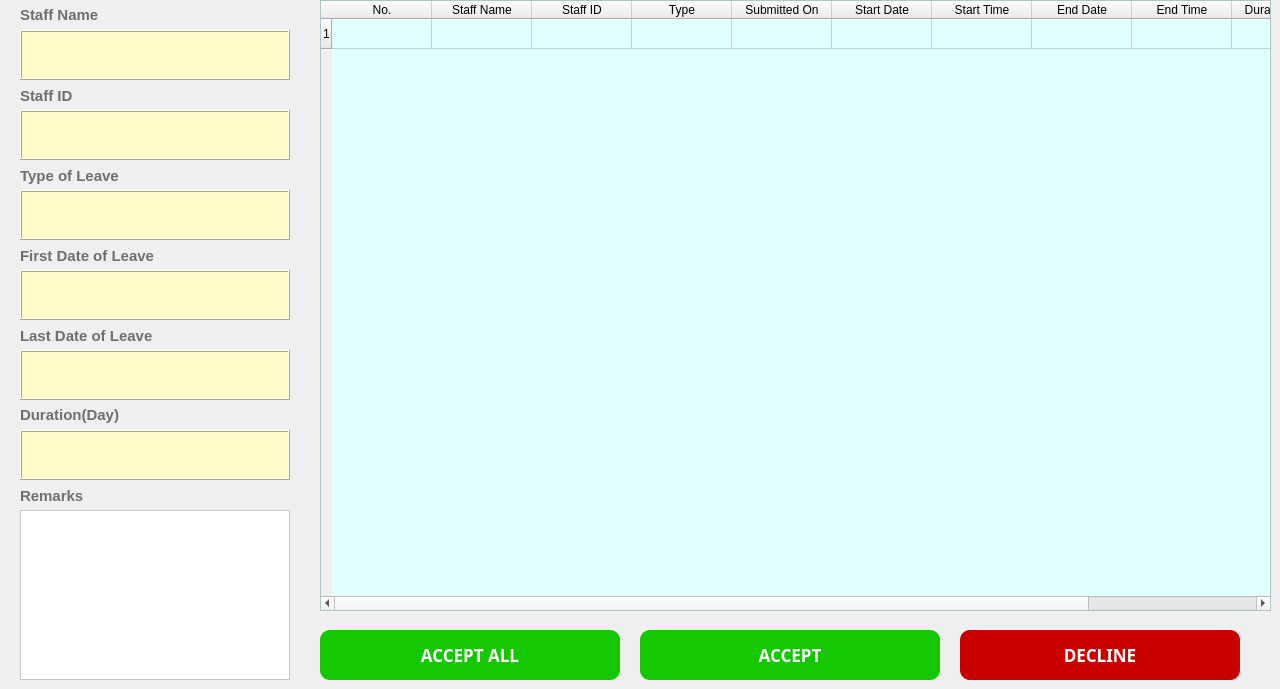
    <widget class="QWidget" name="tab_2">
     <attribute name="title">
      <string>Approve For Leave Requests</string>
     </attribute>
     <widget class="QLabel" name="label_33">
      <property name="geometry">
       <rect>
        <x>20</x>
        <y>0</y>
        <width>151</width>
        <height>30</height>
       </rect>
      </property>
      <property name="font">
       <font>
        <family>Microsoft JhengHei UI</family>
        <pointsize>11</pointsize>
        <weight>75</weight>
        <bold>true</bold>
       </font>
      </property>
      <property name="styleSheet">
       <string notr="true">QLabel
{
	font-size:11pt;
	color:rgb(111,111,111);
}</string>
      </property>
      <property name="text">
       <string>Staff Name</string>
      </property>
     </widget>
     <widget class="QLabel" name="label_34">
      <property name="geometry">
       <rect>
        <x>20</x>
        <y>80</y>
        <width>241</width>
        <height>31</height>
       </rect>
      </property>
      <property name="font">
       <font>
        <family>Microsoft JhengHei UI</family>
        <pointsize>11</pointsize>
        <weight>75</weight>
        <bold>true</bold>
       </font>
      </property>
      <property name="styleSheet">
       <string notr="true">QLabel
{
	font-size:11pt;
	color:rgb(111,111,111);
}</string>
      </property>
      <property name="text">
       <string>Staff ID</string>
      </property>
     </widget>
     <widget class="QTextEdit" name="textEdit_11">
      <property name="enabled">
       <bool>false</bool>
      </property>
      <property name="geometry">
       <rect>
        <x>20</x>
        <y>30</y>
        <width>270</width>
        <height>50</height>
       </rect>
      </property>
      <property name="styleSheet">
       <string notr="true">QTextEdit

{
    /*字体为微软雅黑*/
    font-family:Microsoft Yahei;
    /*字体大小为20点*/
	color:rgb(50, 50, 50);
   font-size:12pt;
	background-color:rgb(255, 251, 201);
}
</string>
      </property>
      <property name="frameShape">
       <enum>QFrame::Box</enum>
      </property>
      <property name="frameShadow">
       <enum>QFrame::Raised</enum>
      </property>
      <property name="lineWidth">
       <number>1</number>
      </property>
     </widget>
     <widget class="QTextEdit" name="textEdit_12">
      <property name="enabled">
       <bool>false</bool>
      </property>
      <property name="geometry">
       <rect>
        <x>20</x>
        <y>110</y>
        <width>270</width>
        <height>50</height>
       </rect>
      </property>
      <property name="styleSheet">
       <string notr="true">QTextEdit

{
    /*字体为微软雅黑*/
    font-family:Microsoft Yahei;
    /*字体大小为20点*/
	color:rgb(50, 50, 50);
   font-size:12pt;
	background-color:rgb(255, 251, 201);
}
</string>
      </property>
      <property name="frameShape">
       <enum>QFrame::Box</enum>
      </property>
      <property name="frameShadow">
       <enum>QFrame::Raised</enum>
      </property>
      <property name="lineWidth">
       <number>1</number>
      </property>
     </widget>
     <widget class="QLabel" name="label_35">
      <property name="geometry">
       <rect>
        <x>20</x>
        <y>240</y>
        <width>221</width>
        <height>31</height>
       </rect>
      </property>
      <property name="font">
       <font>
        <family>Microsoft JhengHei UI</family>
        <pointsize>11</pointsize>
        <weight>75</weight>
        <bold>true</bold>
       </font>
      </property>
      <property name="styleSheet">
       <string notr="true">QLabel
{
	font-size:11pt;
	color:rgb(111,111,111);
}</string>
      </property>
      <property name="text">
       <string>First Date of Leave</string>
      </property>
     </widget>
     <widget class="QTextEdit" name="textEdit_13">
      <property name="enabled">
       <bool>false</bool>
      </property>
      <property name="geometry">
       <rect>
        <x>20</x>
        <y>270</y>
        <width>270</width>
        <height>50</height>
       </rect>
      </property>
      <property name="styleSheet">
       <string notr="true">QTextEdit

{
    /*字体为微软雅黑*/
    font-family:Microsoft Yahei;
    /*字体大小为20点*/
	color:rgb(50, 50, 50);
   font-size:12pt;
	background-color:rgb(255, 251, 201);
}
</string>
      </property>
      <property name="frameShape">
       <enum>QFrame::Box</enum>
      </property>
      <property name="frameShadow">
       <enum>QFrame::Raised</enum>
      </property>
      <property name="lineWidth">
       <number>1</number>
      </property>
     </widget>
     <widget class="QLabel" name="label_36">
      <property name="geometry">
       <rect>
        <x>20</x>
        <y>320</y>
        <width>231</width>
        <height>31</height>
       </rect>
      </property>
      <property name="font">
       <font>
        <family>Microsoft JhengHei UI</family>
        <pointsize>11</pointsize>
        <weight>75</weight>
        <bold>true</bold>
       </font>
      </property>
      <property name="styleSheet">
       <string notr="true">QLabel
{
	font-size:11pt;
	color:rgb(111,111,111);
}</string>
      </property>
      <property name="text">
       <string>Last Date of Leave</string>
      </property>
     </widget>
     <widget class="QTextEdit" name="textEdit_14">
      <property name="enabled">
       <bool>false</bool>
      </property>
      <property name="geometry">
       <rect>
        <x>20</x>
        <y>350</y>
        <width>270</width>
        <height>50</height>
       </rect>
      </property>
      <property name="styleSheet">
       <string notr="true">QTextEdit

{
    /*字体为微软雅黑*/
    font-family:Microsoft Yahei;
    /*字体大小为20点*/
	color:rgb(50, 50, 50);
   font-size:12pt;
	background-color:rgb(255, 251, 201);
}
</string>
      </property>
      <property name="frameShape">
       <enum>QFrame::Box</enum>
      </property>
      <property name="frameShadow">
       <enum>QFrame::Raised</enum>
      </property>
      <property name="lineWidth">
       <number>1</number>
      </property>
     </widget>
     <widget class="QLabel" name="label_37">
      <property name="geometry">
       <rect>
        <x>20</x>
        <y>400</y>
        <width>241</width>
        <height>30</height>
       </rect>
      </property>
      <property name="font">
       <font>
        <family>Microsoft JhengHei UI</family>
        <pointsize>11</pointsize>
        <weight>75</weight>
        <bold>true</bold>
       </font>
      </property>
      <property name="styleSheet">
       <string notr="true">QLabel
{
	font-size:11pt;
	color:rgb(111,111,111);
}</string>
      </property>
      <property name="text">
       <string>Duration(Day)</string>
      </property>
     </widget>
     <widget class="QTextEdit" name="textEdit_15">
      <property name="enabled">
       <bool>false</bool>
      </property>
      <property name="geometry">
       <rect>
        <x>20</x>
        <y>430</y>
        <width>270</width>
        <height>50</height>
       </rect>
      </property>
      <property name="styleSheet">
       <string notr="true">QTextEdit

{
    /*字体为微软雅黑*/
    font-family:Microsoft Yahei;
    /*字体大小为20点*/
	color:rgb(50, 50, 50);
   font-size:12pt;
	background-color:rgb(255, 251, 201);
}
</string>
      </property>
      <property name="frameShape">
       <enum>QFrame::Box</enum>
      </property>
      <property name="frameShadow">
       <enum>QFrame::Raised</enum>
      </property>
      <property name="lineWidth">
       <number>1</number>
      </property>
     </widget>
     <widget class="QLabel" name="label_38">
      <property name="geometry">
       <rect>
        <x>20</x>
        <y>480</y>
        <width>151</width>
        <height>31</height>
       </rect>
      </property>
      <property name="font">
       <font>
        <family>Microsoft JhengHei UI</family>
        <pointsize>11</pointsize>
        <weight>75</weight>
        <bold>true</bold>
       </font>
      </property>
      <property name="styleSheet">
       <string notr="true">QLabel
{
	font-size:11pt;
	color:rgb(111,111,111);
}</string>
      </property>
      <property name="text">
       <string>Remarks</string>
      </property>
     </widget>
     <widget class="QTextEdit" name="textEdit_2">
      <property name="geometry">
       <rect>
        <x>20</x>
        <y>510</y>
        <width>270</width>
        <height>170</height>
       </rect>
      </property>
      <property name="styleSheet">
       <string notr="true">QTextEdit
{
    /*字体为微软雅黑*/
    font-family:Microsoft Yahei;
    /*字体大小为20点*/
	color:rgb(74, 74, 74);
   font-size:12pt;
	background-color:rgb(255, 255, 255);
}

QTextEdit:hover
{
    /*背景颜色*/  
   background-color:rgb(229, 242, 255);
}

QTextEdit:focus
{
    /*背景颜色*/  
   background-color:rgb(229, 242, 255);
}</string>
      </property>
     </widget>
     <widget class="QLabel" name="label_39">
      <property name="geometry">
       <rect>
        <x>20</x>
        <y>160</y>
        <width>231</width>
        <height>31</height>
       </rect>
      </property>
      <property name="font">
       <font>
        <family>Microsoft JhengHei UI</family>
        <pointsize>11</pointsize>
        <weight>75</weight>
        <bold>true</bold>
       </font>
      </property>
      <property name="styleSheet">
       <string notr="true">QLabel
{
	font-size:11pt;
	color:rgb(111,111,111);
}</string>
      </property>
      <property name="text">
       <string>Type of Leave</string>
      </property>
     </widget>
     <widget class="QTextEdit" name="textEdit_16">
      <property name="enabled">
       <bool>false</bool>
      </property>
      <property name="geometry">
       <rect>
        <x>20</x>
        <y>190</y>
        <width>270</width>
        <height>50</height>
       </rect>
      </property>
      <property name="styleSheet">
       <string notr="true">QTextEdit

{
    /*字体为微软雅黑*/
    font-family:Microsoft Yahei;
    /*字体大小为20点*/
	color:rgb(50, 50, 50);
   font-size:12pt;
	background-color:rgb(255, 251, 201);
}
</string>
      </property>
      <property name="frameShape">
       <enum>QFrame::Box</enum>
      </property>
      <property name="frameShadow">
       <enum>QFrame::Raised</enum>
      </property>
      <property name="lineWidth">
       <number>1</number>
      </property>
     </widget>
     <widget class="QTableWidget" name="tableWidget_3">
      <property name="geometry">
       <rect>
        <x>320</x>
        <y>0</y>
        <width>951</width>
        <height>611</height>
       </rect>
      </property>
      <property name="font">
       <font>
        <pointsize>9</pointsize>
       </font>
      </property>
      <property name="styleSheet">
       <string notr="true">QTableWidget
{
	background-color: rgb(225, 255, 254);

}</string>
      </property>
      <property name="frameShape">
       <enum>QFrame::StyledPanel</enum>
      </property>
      <property name="frameShadow">
       <enum>QFrame::Sunken</enum>
      </property>
      <property name="sizeAdjustPolicy">
       <enum>QAbstractScrollArea::AdjustToContentsOnFirstShow</enum>
      </property>
      <property name="selectionBehavior">
       <enum>QAbstractItemView::SelectRows</enum>
      </property>
      <property name="showGrid">
       <bool>true</bool>
      </property>
      <property name="gridStyle">
       <enum>Qt::SolidLine</enum>
      </property>
      <property name="rowCount">
       <number>1</number>
      </property>
      <property name="columnCount">
       <number>11</number>
      </property>
      <attribute name="horizontalHeaderCascadingSectionResizes">
       <bool>true</bool>
      </attribute>
      <attribute name="verticalHeaderShowSortIndicator" stdset="0">
       <bool>false</bool>
      </attribute>
      <attribute name="verticalHeaderStretchLastSection">
       <bool>false</bool>
      </attribute>
      <row/>
      <column>
       <property name="text">
        <string>No.</string>
       </property>
       <property name="background">
        <color>
         <red>36</red>
         <green>236</green>
         <blue>239</blue>
        </color>
       </property>
      </column>
      <column>
       <property name="text">
        <string>Staff Name</string>
       </property>
      </column>
      <column>
       <property name="text">
        <string>Staff ID</string>
       </property>
      </column>
      <column>
       <property name="text">
        <string>Type</string>
       </property>
      </column>
      <column>
       <property name="text">
        <string>Submitted On</string>
       </property>
      </column>
      <column>
       <property name="text">
        <string>Start Date</string>
       </property>
      </column>
      <column>
       <property name="text">
        <string>Start Time</string>
       </property>
      </column>
      <column>
       <property name="text">
        <string>End Date</string>
       </property>
      </column>
      <column>
       <property name="text">
        <string>End Time</string>
       </property>
      </column>
      <column>
       <property name="text">
        <string>Duration(Day)</string>
       </property>
      </column>
      <column>
       <property name="text">
        <string>Remarks</string>
       </property>
      </column>
     </widget>
     <widget class="QPushButton" name="pushButton_2">
      <property name="geometry">
       <rect>
        <x>640</x>
        <y>630</y>
        <width>300</width>
        <height>50</height>
       </rect>
      </property>
      <property name="font">
       <font>
        <family>Microsoft Yahei</family>
        <pointsize>13</pointsize>
        <weight>75</weight>
        <bold>true</bold>
       </font>
      </property>
      <property name="styleSheet">
       <string notr="true">QPushButton

{
    /*字体为微软雅黑*/
    font-family:Microsoft Yahei;
    /*字体大小为20点*/
    font-size:13pt;
    /*字体颜色为白色*/    
    color:white;
    /*背景颜色*/  
    background-color:rgb(21, 199, 1);
    /*边框圆角半径为8像素*/ 
    border-radius:10px;

}

/*按钮停留态*/
QPushButton:hover
{
    /*背景颜色*/  
    background-color:rgb(21, 175, 0);
    padding-left:-3px;
    /*上内边距为3像素，让按下时字向下移动3像素*/  
    padding-top:-3px;
	font-size:15pt;
}

/*按钮按下态*/
QPushButton:pressed
{
    /*背景颜色*/  
    background-color:rgb(0, 113, 0);
    /*左内边距为3像素，让按下时字向右移动3像素*/  
    padding-left:3px;
    /*上内边距为3像素，让按下时字向下移动3像素*/  
    padding-top:3px;
    font-size:13pt;
}</string>
      </property>
      <property name="text">
       <string>ACCEPT</string>
      </property>
     </widget>
     <widget class="QPushButton" name="pushButton_5">
      <property name="geometry">
       <rect>
        <x>960</x>
        <y>630</y>
        <width>280</width>
        <height>50</height>
       </rect>
      </property>
      <property name="font">
       <font>
        <family>Microsoft Yahei</family>
        <pointsize>13</pointsize>
        <weight>75</weight>
        <bold>true</bold>
       </font>
      </property>
      <property name="styleSheet">
       <string notr="true">QPushButton
{
    /*字体为微软雅黑*/
    font-family:Microsoft Yahei;
    /*字体大小为20点*/
    font-size:13pt;
    /*字体颜色为白色*/    
    color:white;
    /*背景颜色*/  
    background-color:rgb(200, 0, 0);
    /*边框圆角半径为8像素*/ 
    border-radius:10px;
}

/*按钮停留态*/
QPushButton:hover
{
    /*背景颜色*/  
    background-color:rgb(176, 0, 0);
    padding-left:-3px;
    /*上内边距为3像素，让按下时字向下移动3像素*/  
    padding-top:-3px;
	 font-size:15pt;
}

/*按钮按下态*/
QPushButton:pressed
{
    /*背景颜色*/  
    background-color:rgb(147, 0, 0);
    /*左内边距为3像素，让按下时字向右移动3像素*/  
    padding-left:3px;
    /*上内边距为3像素，让按下时字向下移动3像素*/  
    padding-top:3px;
    font-size:13pt;
}</string>
      </property>
      <property name="text">
       <string>DECLINE</string>
      </property>
     </widget>
     <widget class="QPushButton" name="pushButton_7">
      <property name="geometry">
       <rect>
        <x>320</x>
        <y>630</y>
        <width>300</width>
        <height>50</height>
       </rect>
      </property>
      <property name="font">
       <font>
        <family>Microsoft Yahei</family>
        <pointsize>13</pointsize>
        <weight>75</weight>
        <bold>true</bold>
       </font>
      </property>
      <property name="styleSheet">
       <string notr="true">QPushButton

{
    /*字体为微软雅黑*/
    font-family:Microsoft Yahei;
    /*字体大小为20点*/
    font-size:13pt;
    /*字体颜色为白色*/    
    color:white;
    /*背景颜色*/  
    background-color:rgb(21, 199, 1);
    /*边框圆角半径为8像素*/ 
    border-radius:10px;

}

/*按钮停留态*/
QPushButton:hover
{
    /*背景颜色*/  
    background-color:rgb(21, 175, 0);
    padding-left:-3px;
    /*上内边距为3像素，让按下时字向下移动3像素*/  
    padding-top:-3px;
	font-size:15pt;
}

/*按钮按下态*/
QPushButton:pressed
{
    /*背景颜色*/  
    background-color:rgb(0, 113, 0);
    /*左内边距为3像素，让按下时字向右移动3像素*/  
    padding-left:3px;
    /*上内边距为3像素，让按下时字向下移动3像素*/  
    padding-top:3px;
    font-size:13pt;
}</string>
      </property>
      <property name="text">
       <string>ACCEPT ALL</string>
      </property>
     </widget>
    </widget>
